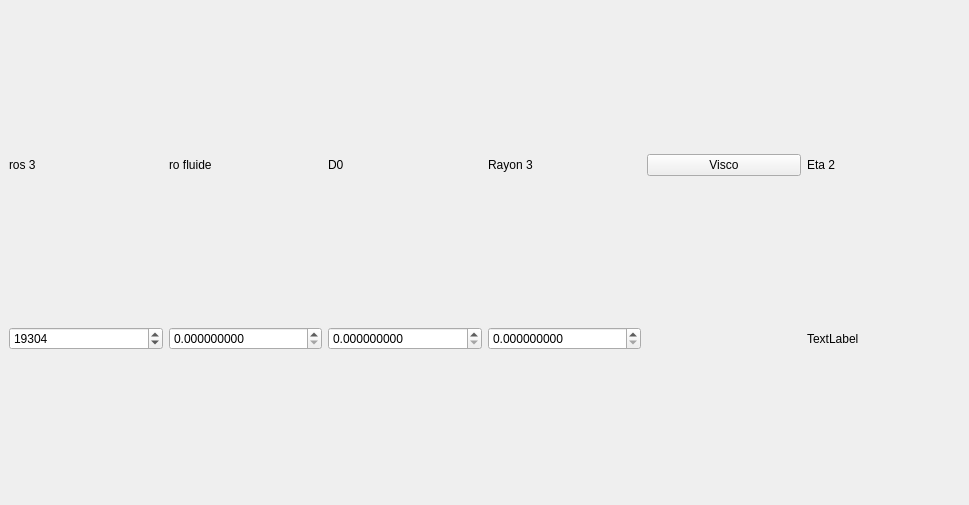
<?xml version="1.0" encoding="UTF-8"?>
<ui version="4.0">
 <class>MainWindow</class>
 <widget class="QMainWindow" name="MainWindow">
  <property name="geometry">
   <rect>
    <x>0</x>
    <y>0</y>
    <width>969</width>
    <height>505</height>
   </rect>
  </property>
  <property name="windowTitle">
   <string>MainWindow</string>
  </property>
  <widget class="QWidget" name="centralwidget">
   <layout class="QGridLayout" name="gridLayout">
    <item row="5" column="1" colspan="6">
     <layout class="QGridLayout" name="gridLayout_2">
      <item row="1" column="0">
       <layout class="QGridLayout" name="yGraphLayout"/>
      </item>
      <item row="0" column="0">
       <layout class="QGridLayout" name="xGraphLayout"/>
      </item>
     </layout>
    </item>
    <item row="1" column="1">
     <widget class="QLabel" name="label_2">
      <property name="text">
       <string>ros 3</string>
      </property>
     </widget>
    </item>
    <item row="1" column="4">
     <widget class="QLabel" name="label_4">
      <property name="text">
       <string>Rayon 3</string>
      </property>
     </widget>
    </item>
    <item row="1" column="2">
     <widget class="QLabel" name="label">
      <property name="text">
       <string>ro fluide</string>
      </property>
     </widget>
    </item>
    <item row="1" column="5">
     <widget class="QPushButton" name="pushButton">
      <property name="text">
       <string>Visco</string>
      </property>
     </widget>
    </item>
    <item row="2" column="4">
     <widget class="QDoubleSpinBox" name="rayon_3">
      <property name="decimals">
       <number>9</number>
      </property>
      <property name="maximum">
       <double>100000000.000000000000000</double>
      </property>
      <property name="value">
       <double>0.000000000000000</double>
      </property>
     </widget>
    </item>
    <item row="2" column="3">
     <widget class="QDoubleSpinBox" name="d0">
      <property name="decimals">
       <number>9</number>
      </property>
      <property name="maximum">
       <double>100000000.000000000000000</double>
      </property>
      <property name="value">
       <double>0.000000000000000</double>
      </property>
     </widget>
    </item>
    <item row="1" column="3">
     <widget class="QLabel" name="label_3">
      <property name="text">
       <string>D0</string>
      </property>
     </widget>
    </item>
    <item row="2" column="1">
     <widget class="QDoubleSpinBox" name="ros3">
      <property name="decimals">
       <number>0</number>
      </property>
      <property name="maximum">
       <double>100000000.000000000000000</double>
      </property>
      <property name="value">
       <double>19304.000000000000000</double>
      </property>
     </widget>
    </item>
    <item row="2" column="2">
     <widget class="QDoubleSpinBox" name="roFluideVis">
      <property name="decimals">
       <number>9</number>
      </property>
      <property name="maximum">
       <double>100000000.000000000000000</double>
      </property>
      <property name="value">
       <double>0.000000000000000</double>
      </property>
     </widget>
    </item>
    <item row="2" column="6">
     <widget class="QLabel" name="viscosite">
      <property name="text">
       <string>TextLabel</string>
      </property>
     </widget>
    </item>
    <item row="1" column="6">
     <widget class="QLabel" name="rayon_2">
      <property name="text">
       <string>Eta 2</string>
      </property>
     </widget>
    </item>
   </layout>
  </widget>
 </widget>
 <resources/>
 <connections/>
</ui>
